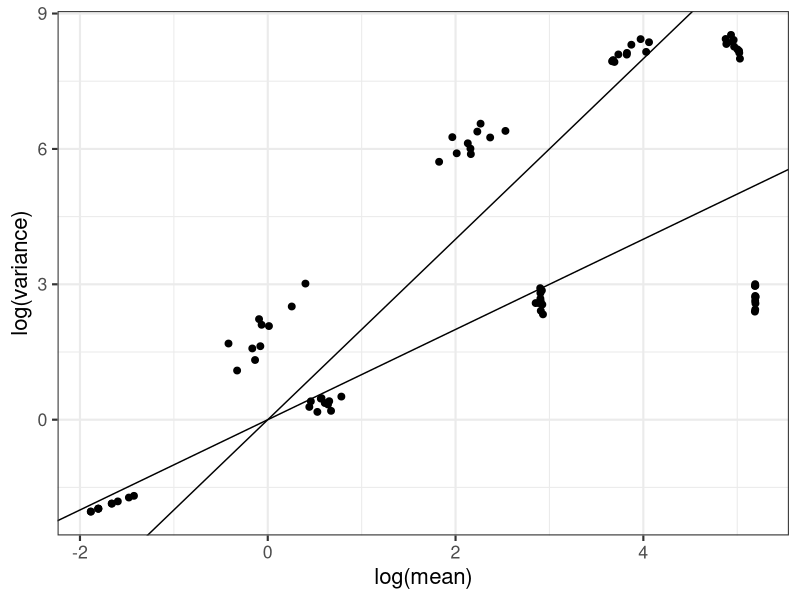

R code for this plot:
## 2024-10-24
library(vegan)
library(tidyverse)

## ----------------------------------------------------------------- parameters

abundances <- c(1000, 100, 10, 1)
a_sample <- list(reads = abundances)
n_samples <- 79
n_reads <- 200
n_replicates <- 10


## ------------------------------------------------------------------ functions

duplicate_sample <- function(abundance_values) {
  abundance_values %>%
    rep(x = ., n_samples)
}

amplify_sample <- function(a_sample, n_cycles) {
  if (n_cycles < 0) { stop("'n_cycles' must be >= 0") }
  if (n_cycles > 50) { stop("'n_cycles' is too large") }
  tibble(reads = a_sample) %>%
    mutate(scalling_factor = runif(n = length(abundances), min = 1, max = 2),
           reads = round(reads * (scalling_factor ** n_cycles))) %>%
    select(reads) %>%
    as.data.frame()
}

sequence_sample <- function(a_sample, n_reads) {
  a_sample %>%
    as.data.frame() %>%
    vegan::rrarefy(sample = n_reads) %>%
    t() %>%
    as_tibble() %>%
    rownames_to_column(var = "species")
}

compute_stats <- function(many_samples, n_cycles) {
  many_samples %>%
    mutate(n_cycles = n_cycles) %>%
    group_by(n_cycles, species) %>%
    summarise(mean = mean(reads),
              variance = var(reads),
              .groups = "drop")
}

process_sample <- function(n_cycles) {
  a_sample %>%
    duplicate_sample %>%
    purrr::modify(amplify_sample, n_cycles = n_cycles) %>%
    purrr::map_dfr(sequence_sample, n_reads = n_reads) %>%
    compute_stats(n_cycles = n_cycles)
}

replicate_study <- function(n_cycles) {
  n_replicates %>%
    seq(from = 1, to = .) %>%
    purrr::imap_dfr(~ process_sample(n_cycles = n_cycles),
                    .id = "replicate")
}


## ----------------------------------------------------------------------- main

replicate_study(n_cycles = 0) -> metagenomics
replicate_study(n_cycles = 10) -> metabarcoding


bind_rows(metagenomics, metabarcoding) %>%
  ggplot(aes(x = log(mean), y = log(variance))) +
  geom_abline(aes(intercept = 0, slope = 1))+
  geom_abline(aes(intercept = 0, slope = 2))+
  geom_point() +
  geom_point(size = 2) +
  theme_bw(base_size = 16) +
  expand_limits(x = 0, y = 0)

quit(save = "no")
